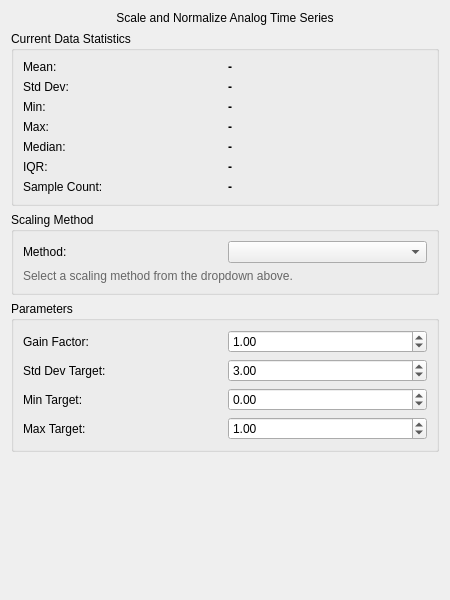
<?xml version="1.0" encoding="UTF-8"?>
<ui version="4.0">
 <class>AnalogScaling_Widget</class>
 <widget class="QWidget" name="AnalogScaling_Widget">
  <property name="geometry">
   <rect>
    <x>0</x>
    <y>0</y>
    <width>450</width>
    <height>600</height>
   </rect>
  </property>
  <property name="windowTitle">
   <string>Scale and Normalize</string>
  </property>
  <layout class="QVBoxLayout" name="verticalLayout">
   <item>
    <widget class="QLabel" name="titleLabel">
     <property name="text">
      <string>Scale and Normalize Analog Time Series</string>
     </property>
     <property name="alignment">
      <set>Qt::AlignCenter</set>
     </property>
     <property name="margin">
      <number>5</number>
     </property>
    </widget>
   </item>
   
   <!-- Statistics Display Group -->
   <item>
    <widget class="QGroupBox" name="statisticsGroupBox">
     <property name="title">
      <string>Current Data Statistics</string>
     </property>
     <layout class="QGridLayout" name="statisticsGridLayout">
      <item row="0" column="0">
       <widget class="QLabel" name="meanLabel">
        <property name="text">
         <string>Mean:</string>
        </property>
       </widget>
      </item>
      <item row="0" column="1">
       <widget class="QLabel" name="meanValueLabel">
        <property name="text">
         <string>-</string>
        </property>
        <property name="styleSheet">
         <string>font-weight: bold;</string>
        </property>
       </widget>
      </item>
      
      <item row="1" column="0">
       <widget class="QLabel" name="stdDevLabel">
        <property name="text">
         <string>Std Dev:</string>
        </property>
       </widget>
      </item>
      <item row="1" column="1">
       <widget class="QLabel" name="stdDevValueLabel">
        <property name="text">
         <string>-</string>
        </property>
        <property name="styleSheet">
         <string>font-weight: bold;</string>
        </property>
       </widget>
      </item>
      
      <item row="2" column="0">
       <widget class="QLabel" name="minLabel">
        <property name="text">
         <string>Min:</string>
        </property>
       </widget>
      </item>
      <item row="2" column="1">
       <widget class="QLabel" name="minValueLabel">
        <property name="text">
         <string>-</string>
        </property>
        <property name="styleSheet">
         <string>font-weight: bold;</string>
        </property>
       </widget>
      </item>
      
      <item row="3" column="0">
       <widget class="QLabel" name="maxLabel">
        <property name="text">
         <string>Max:</string>
        </property>
       </widget>
      </item>
      <item row="3" column="1">
       <widget class="QLabel" name="maxValueLabel">
        <property name="text">
         <string>-</string>
        </property>
        <property name="styleSheet">
         <string>font-weight: bold;</string>
        </property>
       </widget>
      </item>
      
      <item row="4" column="0">
       <widget class="QLabel" name="medianLabel">
        <property name="text">
         <string>Median:</string>
        </property>
       </widget>
      </item>
      <item row="4" column="1">
       <widget class="QLabel" name="medianValueLabel">
        <property name="text">
         <string>-</string>
        </property>
        <property name="styleSheet">
         <string>font-weight: bold;</string>
        </property>
       </widget>
      </item>
      
      <item row="5" column="0">
       <widget class="QLabel" name="iqrLabel">
        <property name="text">
         <string>IQR:</string>
        </property>
       </widget>
      </item>
      <item row="5" column="1">
       <widget class="QLabel" name="iqrValueLabel">
        <property name="text">
         <string>-</string>
        </property>
        <property name="styleSheet">
         <string>font-weight: bold;</string>
        </property>
       </widget>
      </item>
      
      <item row="6" column="0">
       <widget class="QLabel" name="sampleCountLabel">
        <property name="text">
         <string>Sample Count:</string>
        </property>
       </widget>
      </item>
      <item row="6" column="1">
       <widget class="QLabel" name="sampleCountValueLabel">
        <property name="text">
         <string>-</string>
        </property>
        <property name="styleSheet">
         <string>font-weight: bold;</string>
        </property>
       </widget>
      </item>
     </layout>
    </widget>
   </item>
   
   <!-- Scaling Method Selection -->
   <item>
    <widget class="QGroupBox" name="methodGroupBox">
     <property name="title">
      <string>Scaling Method</string>
     </property>
     <layout class="QVBoxLayout" name="methodLayout">
      <item>
       <layout class="QHBoxLayout" name="methodSelectionLayout">
        <item>
         <widget class="QLabel" name="methodLabel">
          <property name="text">
           <string>Method:</string>
          </property>
         </widget>
        </item>
        <item>
         <widget class="QComboBox" name="methodComboBox">
         </widget>
        </item>
       </layout>
      </item>
      <item>
       <widget class="QLabel" name="methodDescriptionLabel">
        <property name="text">
         <string>Select a scaling method from the dropdown above.</string>
        </property>
        <property name="wordWrap">
         <bool>true</bool>
        </property>
        <property name="styleSheet">
         <string>color: #666;</string>
        </property>
       </widget>
      </item>
     </layout>
    </widget>
   </item>
   
   <!-- Parameters Group -->
   <item>
    <widget class="QGroupBox" name="parametersGroupBox">
     <property name="title">
      <string>Parameters</string>
     </property>
     <layout class="QGridLayout" name="parametersGridLayout">
      
      <!-- Fixed Gain Parameters -->
      <item row="0" column="0">
       <widget class="QLabel" name="gainFactorLabel">
        <property name="text">
         <string>Gain Factor:</string>
        </property>
       </widget>
      </item>
      <item row="0" column="1">
       <widget class="QDoubleSpinBox" name="gainFactorSpinBox">
        <property name="minimum">
         <double>-1000000.000000000000000</double>
        </property>
        <property name="maximum">
         <double>1000000.000000000000000</double>
        </property>
        <property name="singleStep">
         <double>0.100000000000000</double>
        </property>
        <property name="value">
         <double>1.000000000000000</double>
        </property>
       </widget>
      </item>
      
      <!-- Standard Deviation Parameters -->
      <item row="1" column="0">
       <widget class="QLabel" name="stdDevTargetLabel">
        <property name="text">
         <string>Std Dev Target:</string>
        </property>
       </widget>
      </item>
      <item row="1" column="1">
       <widget class="QDoubleSpinBox" name="stdDevTargetSpinBox">
        <property name="minimum">
         <double>0.100000000000000</double>
        </property>
        <property name="maximum">
         <double>100.000000000000000</double>
        </property>
        <property name="singleStep">
         <double>0.500000000000000</double>
        </property>
        <property name="value">
         <double>3.000000000000000</double>
        </property>
       </widget>
      </item>
      
      <!-- MinMax Parameters -->
      <item row="2" column="0">
       <widget class="QLabel" name="minTargetLabel">
        <property name="text">
         <string>Min Target:</string>
        </property>
       </widget>
      </item>
      <item row="2" column="1">
       <widget class="QDoubleSpinBox" name="minTargetSpinBox">
        <property name="minimum">
         <double>-1000.000000000000000</double>
        </property>
        <property name="maximum">
         <double>1000.000000000000000</double>
        </property>
        <property name="singleStep">
         <double>0.100000000000000</double>
        </property>
        <property name="value">
         <double>0.000000000000000</double>
        </property>
       </widget>
      </item>
      
      <item row="3" column="0">
       <widget class="QLabel" name="maxTargetLabel">
        <property name="text">
         <string>Max Target:</string>
        </property>
       </widget>
      </item>
      <item row="3" column="1">
       <widget class="QDoubleSpinBox" name="maxTargetSpinBox">
        <property name="minimum">
         <double>-1000.000000000000000</double>
        </property>
        <property name="maximum">
         <double>1000.000000000000000</double>
        </property>
        <property name="singleStep">
         <double>0.100000000000000</double>
        </property>
        <property name="value">
         <double>1.000000000000000</double>
        </property>
       </widget>
      </item>
     </layout>
    </widget>
   </item>
   
   <!-- Warning Label -->
   <item>
    <widget class="QLabel" name="warningLabel">
     <property name="text">
      <string></string>
     </property>
     <property name="wordWrap">
      <bool>true</bool>
     </property>
     <property name="styleSheet">
      <string>color: #d32f2f; font-weight: bold;</string>
     </property>
    </widget>
   </item>
   
   <item>
    <spacer name="verticalSpacer">
     <property name="orientation">
      <enum>Qt::Vertical</enum>
     </property>
     <property name="sizeHint" stdset="0">
      <size>
       <width>20</width>
       <height>40</height>
      </size>
     </property>
    </spacer>
   </item>
  </layout>
 </widget>
 <resources/>
 <connections/>
</ui> 
